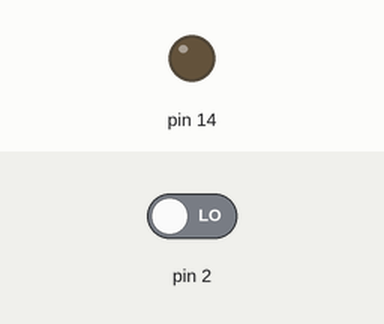
This sketch was run on a simulated Arduino Uno, built with avr-gcc and run on an emulated ATmega328P. Shown: output pins drawn as LEDs (lit = HIGH). Inputs (shaded band) come from the test bench; at power-on: pin 2 LOW.

Above: at 1.2 s.
1.3 s: pin 2 driven HIGH
At 2.0 s:
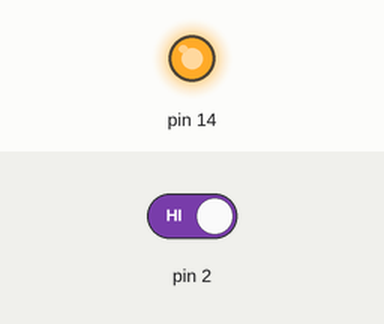
Timing chart, 0 to 4.3 s (numbered marks = the images above; inputs shaded):
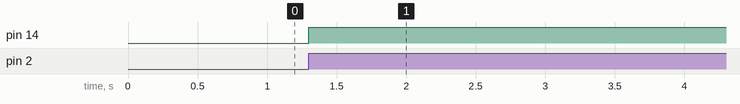

Measured:
- after the input at 1.3 s, pin 14: LOW → HIGH at once

The sketch:

Lab2_1.ino
```cpp
#include<avr/io.h>
#include<util/delay.h>
#include<avr/interrupt.h>
ISR(INT0_vect){
  PORTC^=(1<<PC0);
}
void INT0_init(void){
  SREG&=~(1<<7);
  DDRD&=~(1<<PD2);
  EIMSK|=1<<INT0;
  EICRA|=(1<<ISC00)|(1<<ISC01);
  SREG|=(1<<7);
}
void setup() {
  // put your setup code here, to run once:
  INT0_init();
  DDRC|=1<<PC0;
  PORTC&=~(1<<PC0);
}

void loop() {
  // put your main code here, to run repeatedly:

}
```
